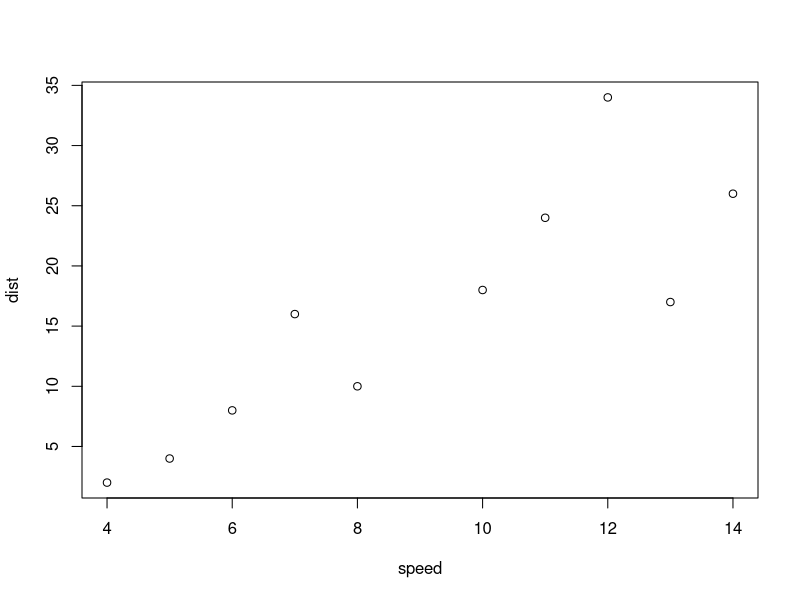

Here is the R script that generated this plot:
### 시작 때 마다 만약
### 경로설정을 원하신다면 다시 하셔야 함을 주의

getwd()
setwd("C:/Users/user/Documents/Test_folder")


# 시작을 위해서는
# ctrl + enter :: line 마다
# 전체실행을 원하시면 :: ctrl + alt + R

a <- 168
# b = [168, 185]
b <- c(168, 185, 171) 
# combine이라고 하는 small c가 필요 :: Numeric
# 주의하자, 소문자 c입니다.

a
b[2] # R은 1부터 센다...


##### speed, dist 입력값 예시
speed <- c(4, 5, 6, 7, 8, 10, 11, 12, 13, 14)
dist <- c(2, 4, 8, 16, 10, 18, 24, 34, 17, 26)

summary(dist); mean(speed)
sd(speed)

plot(speed, dist)
cor(speed, dist)  # 상관계수

#### 경로설정
### 현재경로는?
# python 참고
# import os
# os.getcwd()

getwd()
setwd("C:/Users/user/Documents/Test_folder")

# ctrl + shift + n  :: 생성
# ctrl + w         :: 삭제

#### Package 설치
# Packages -> install -> tidyverse
install.packages('tidyverse')
install.packages('MASS')

#### Package 호출
library(MASS)
library(tidyverse)

### tidyverse를 호출하면서
### filter 함수가 충돌되었는데
### 그러므로 stats 패키지의
### 함수는 아래와 같이 써야한다
?stats::filter()

### R의 데이터 구조
### Scalar -> Vector // Factor
### Matrix -> Array

# 위의 데이터 구조는 서로 자료형이 같습니다...

### data.frame <-- 열 내의 자료형은 같고, 열 간의
###                자료형은 다릅니다.


